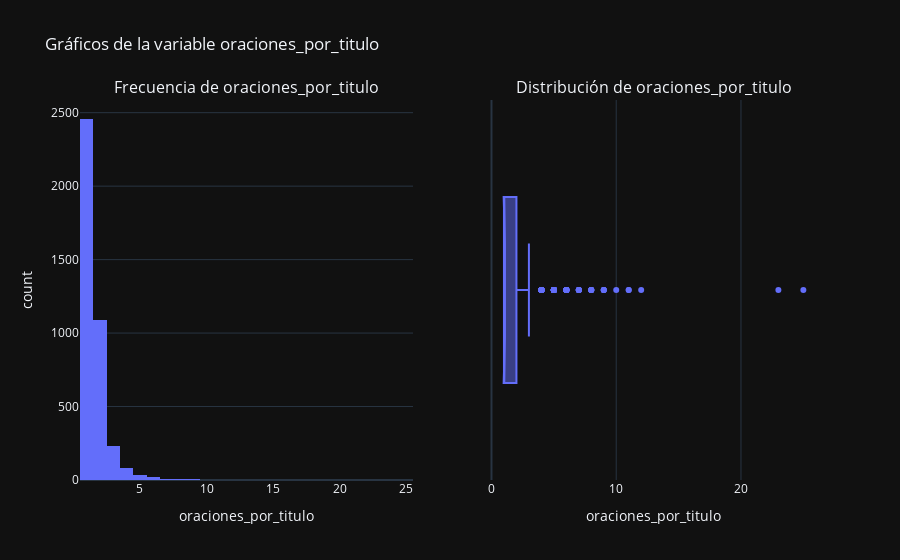

Notebook code for this chart:
### Markdown cell above
### Oraciones promedio por titulo

### Code cell
oraciones_por_titulo= get_sentences(df['titulo'].astype('string').dropna())

conteo_oraciones_por_titulo = pd.DataFrame(list(map(lambda oraciones: len(oraciones),oraciones_por_titulo)))
conteo_oraciones_por_titulo.columns = ['oraciones_por_titulo']

estadisticas_numericas(conteo_oraciones_por_titulo, "oraciones_por_titulo")
grafica_numerica(conteo_oraciones_por_titulo, "oraciones_por_titulo")

### Figure 1 — Plotly figure (JSON) as saved in the notebook; plotly's stock layout.template omitted (floating-point values rounded to 4 significant figures; data arrays with more than 128 entries replaced by an {"elided": "..."} marker saying what was removed)
{"data": [{"alignmentgroup": "True", "bingroup": "x", "hovertemplate": "oraciones_por_titulo=%{x}<br>count=%{y}<extra></extra>", "legendgroup": "", "marker": {"color": "#636efa", "pattern": {"shape": ""}}, "name": "", "offsetgroup": "", "orientation": "v", "showlegend": false, "type": "histogram", "x": {"elided": "3931 int values"}, "xaxis": "x", "yaxis": "y"}, {"alignmentgroup": "True", "hovertemplate": "oraciones_por_titulo=%{x}<extra></extra>", "legendgroup": "", "marker": {"color": "#636efa"}, "name": "", "notched": true, "offsetgroup": "", "orientation": "h", "showlegend": false, "type": "box", "x": {"elided": "3931 int values"}, "x0": " ", "xaxis": "x2", "y0": " ", "yaxis": "y2"}], "layout": {"annotations": [{"font": {"size": 16}, "showarrow": false, "text": "Frecuencia de oraciones_por_titulo", "x": 0.225, "xanchor": "center", "xref": "paper", "y": 1, "yanchor": "bottom", "yref": "paper"}, {"font": {"size": 16}, "showarrow": false, "text": "Distribución de oraciones_por_titulo", "x": 0.775, "xanchor": "center", "xref": "paper", "y": 1, "yanchor": "bottom", "yref": "paper"}], "title": {"text": "Gráficos de la variable oraciones_por_titulo"}, "xaxis": {"anchor": "y", "domain": [0, 0.45], "title": {"text": "oraciones_por_titulo"}}, "xaxis2": {"anchor": "y2", "domain": [0.55, 1], "title": {"text": "oraciones_por_titulo"}}, "yaxis": {"anchor": "x", "domain": [0, 1], "title": {"text": "count"}}, "yaxis2": {"anchor": "x2", "domain": [0, 1]}}}
